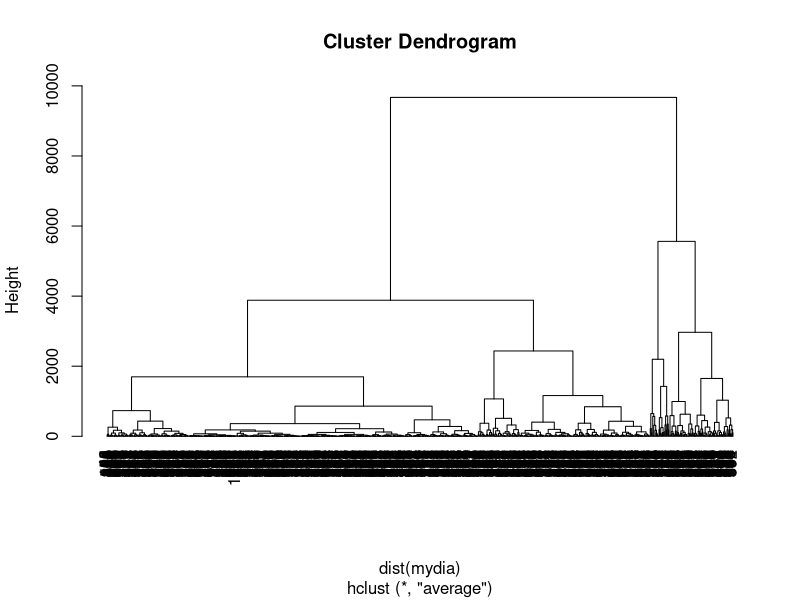

R code for this plot:
# 군집화(Clustering)
# 군집화가 너무 많으면 그래프가 보기 어려워질 수 있다.
# 1000개부터 해서 조금씩 늘려보세요.
# 계층적 모델

library(ggplot2)
head(diamonds)
str(diamonds)


t <- sample(1:nrow(diamonds), 1000)
t  # 인덱스 숫자가 1000개 뽑힌다.

test <- diamonds[t, ]   # 1000건만 test에 넣고, 열은 열만큼! 
dim(test)  # (1000, 10)
test


#다시 열 추출
mydia <- test[c("price", "carat", "depth", "table")]
mydia  # subset() 


# hclust() : 계층적 군집화, 원본 데이터X, 'dist(원본데이터)' <- 매트릭스로
# dist() : 거리 매트릭스
# "ave" : average

result <- hclust(dist(mydia), method = "ave") # 거리값을 이용해서 군집화
plot(result, hang = -1)



# 군집화
# 비계층적 모델 

result2 <- kmeans(mydia, 3) # 군집수 = 3
names(result2)
result2


# 군집별 통계
g1 <- subset(mydia, result2$cluster == 1)
summary(g1)

g2 <- subset(mydia, result2$cluster == 2)
g3 <- subset(mydia, result2$cluster == 3)
summary(g2)
summary(g3)
str(mydia)


# 
km.out.withness <- c()
km.out.between <- c()

for (i in 2:7){
  set.seed(1)
  }